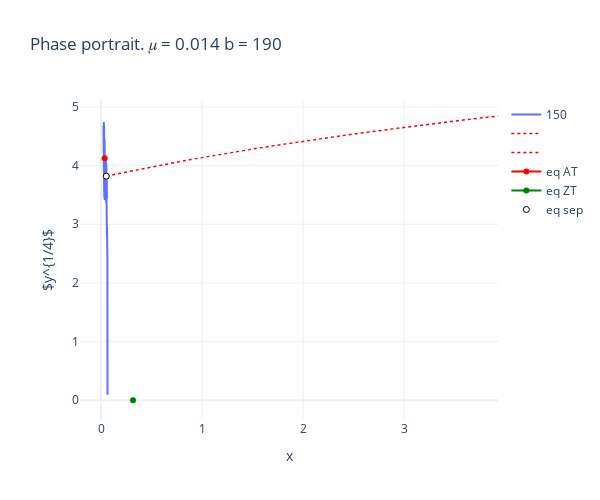
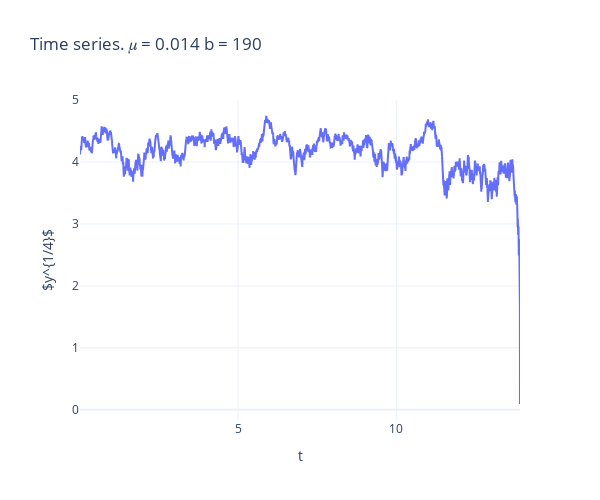

Source (notebook cell) for these figures, in order:
### Code cell
b_const = 190

b_distr = set()
H = 0.01
params = bless_params | {b: b_const}
eqs = get_eqs(params)
united_eqs = sorted(union_same_solutions(eqs))
eq_at, eq_sep, eq_zt = united_eqs

starts = [eq_at]
fig = get_fig(params)
ts_fig = get_fig_ts(params)
epses = [150]
_get_path = _get_path_variable_h
for cur_eps in sorted(epses, reverse=True):
    get_next = partial(get_next_noisy, eps=cur_eps)
    full_path = get_paths(params, starts, num_steps=10_000, h=H)
    paths = cut_positive_prefixes(full_path)
    paths_by_b_eps[(b_const, cur_eps)] = paths
    fig = fig_add_paths(fig, paths, auto_define_color=False, name=f"{cur_eps}")
    fig_add_ts(ts_fig, paths)
    
separatrix_starts = [(eq_sep[0]+0.001, eq_sep[1]),
                     (eq_sep[0]-0.001, eq_sep[1])]
separatrix_paths = get_separatrix_paths(
    bless_params | {b: b_const}, separatrix_starts, num_steps=10**4)
fig = add_separatrix(fig, separatrix_paths)
plot_eqs(fig, eq_at, eq_zt, eq_sep)

fig.show()
ts_fig.show()
fig_dump(fig,name=f'b={b_const}')

### Figure 1 — Plotly figure (JSON) as saved in the notebook; plotly's stock layout.template omitted (floating-point values rounded to 4 significant figures; data arrays with more than 128 entries replaced by an {"elided": "..."} marker saying what was removed)
{"data": [{"customdata": {"elided": "10000 int values"}, "hovertemplate": "x: %{x}<br>y: %{y}<br>step_no: %{customdata}", "mode": "lines", "name": "150", "type": "scatter", "x": {"elided": "10000 float values"}, "y": {"elided": "10000 float values"}}, {"line": {"color": "red", "dash": "dot", "width": 1.5}, "mode": "lines", "name": "", "type": "scatter", "x": {"elided": "305 float values"}, "y": {"elided": "305 float values"}}, {"line": {"color": "red", "dash": "dot", "width": 1.5}, "mode": "lines", "name": "", "type": "scatter", "x": {"elided": "168 float values"}, "y": {"elided": "168 float values"}}, {"line": {"color": "red"}, "name": "eq AT", "type": "scatter", "x": [0.0351], "y": [4.124]}, {"line": {"color": "green"}, "name": "eq ZT", "type": "scatter", "x": [0.3155], "y": [0]}, {"marker": {"color": "white", "line": {"color": "black", "width": 1}}, "name": "eq sep", "type": "scatter", "x": [0.05093], "y": [3.819]}], "layout": {"height": 500, "title": {"text": "Phase portrait. 𝜇 = 0.014 b = 190"}, "width": 600, "xaxis": {"title": {"text": "x"}}, "yaxis": {"title": {"text": "$y^{1/4}$"}}}}

### Figure 2 — Plotly figure (JSON) as saved in the notebook; plotly's stock layout.template omitted (floating-point values rounded to 4 significant figures; data arrays with more than 128 entries replaced by an {"elided": "..."} marker saying what was removed)
{"data": [{"name": "to_at, id = 1599.0, no=0.0", "type": "scatter", "x": {"elided": "10000 float values"}, "y": {"elided": "10000 float values"}}], "layout": {"height": 500, "title": {"text": "Time series. 𝜇 = 0.014 b = 190"}, "width": 600, "xaxis": {"title": {"text": "t"}}, "yaxis": {"title": {"text": "$y^{1/4}$"}}}}
